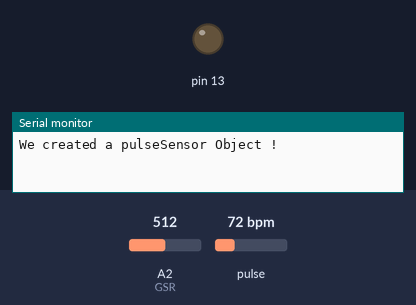
The sketch below on a simulated Arduino Uno, built with avr-gcc and run on an emulated ATmega328P. On the bench: output pins drawn as LEDs (lit = HIGH), the last lines printed to the serial monitor. Dashed ring = blinking. The test bench sets the inputs (shaded band); at power-on: A2 (GSR) = 512, pulse 72 bpm.

Above: at 3.7 s.
3.8 s: A2 (GSR) set to 555
5.3 s: A2 (GSR) set to 572
At 5.4 s:
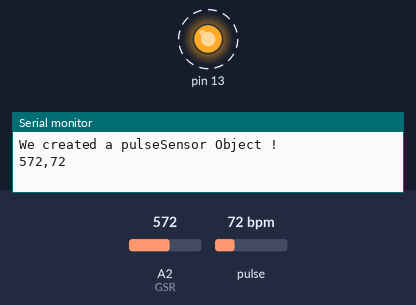
8.3 s: A2 (GSR) set to 540
At 9.3 s:
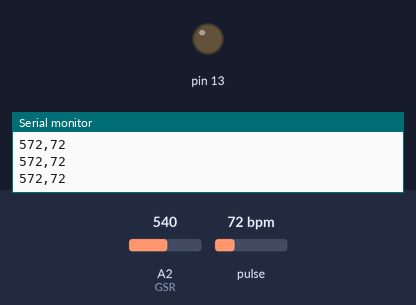
9.8 s: A2 (GSR) set to 716
At 10.5 s:
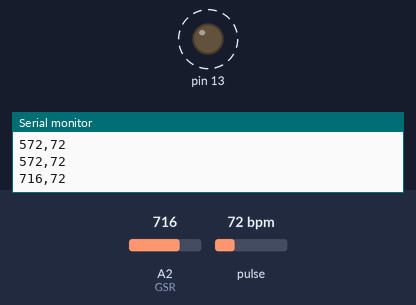
12.8 s: pulse set to 130 bpm
At 13.48 s:
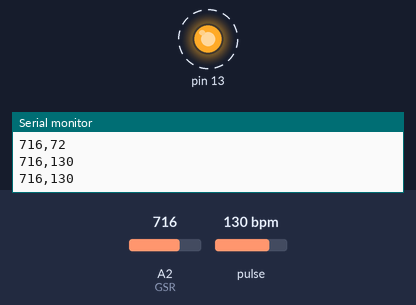
15.8 s: pulse set to 42 bpm
At 16.96 s:
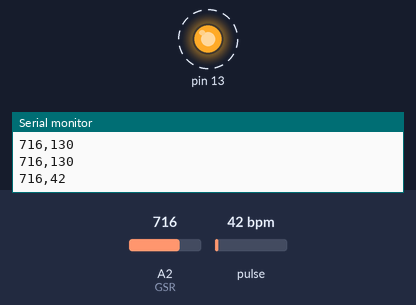
Timing chart, 0 to 19.3 s (numbered marks = the images above; inputs shaded):
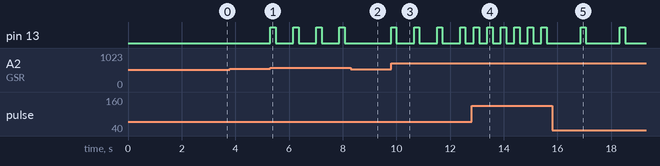

The sketch:

0919real.ino
```cpp
const int GSR = A2;
int threshold = 0;
int sensorValue;

#define USE_ARDUINO_INTERRUPTS true    // Set-up low-level interrupts for most acurate BPM math.
#include <PulseSensorPlayground.h>     // Includes the PulseSensorPlayground Library.

//  Variables
const int PulseWire = 0;       // PulseSensor PURPLE WIRE connected to ANALOG PIN 0
const int LED13 = 13;          // The on-board Arduino LED, close to PIN 13.
int Threshold = 550;           // Determine which Signal to "count as a beat" and which to ignore.
// Use the "Gettting Started Project" to fine-tune Threshold Value beyond default setting.
// Otherwise leave the default "550" value.

PulseSensorPlayground pulseSensor;  // Creates an instance of the PulseSensorPlayground object called "pulseSensor"
int printSpeed = 50; //1000--> 1초 주기. 빠르게-->낮은 값, 느리게-->높은 값
int myBPM;

void setup() {
  long sum = 0;
  Serial.begin(9600);

  for (int i = 0; i < 500; i++)
  {
    sensorValue = analogRead(GSR);
    sum += sensorValue;
    delay(5);
  }
  threshold = sum / 500;

  pulseSensor.analogInput(PulseWire);
  pulseSensor.blinkOnPulse(LED13);       //auto-magically blink Arduino's LED with heartbeat.
  pulseSensor.setThreshold(Threshold);

  // Double-check the "pulseSensor" object was created and "began" seeing a signal.
  if (pulseSensor.begin()) {
    Serial.println("We created a pulseSensor Object !");  //This prints one time at Arduino power-up,  or on Arduino reset.
  }

}

void loop() {
  int temp;
  sensorValue = analogRead(GSR);

  temp = threshold - sensorValue;
  if (abs(temp) > 50)
  {
    myBPM = pulseSensor.getBeatsPerMinute();
    if (pulseSensor.sawStartOfBeat()) {
      Serial.print(sensorValue);
      Serial.print(",");
      Serial.println(myBPM);
    }
    delay(printSpeed);
  }


}
```

Measured:
- the behaviour switches between 562 and 563 on A2 (GSR) (found by bisection; images 0 and 1)
- after the input at 3.8 s, every drawn part: stays the same
- after the input at 5.3 s, pin 13: alternates HIGH for 0.20 s and LOW for 0.66 s, starting at once
- after the input at 8.3 s, pin 13: stops changing and stays LOW
- after the input at 9.8 s, pin 13: alternates HIGH for 0.20 s and LOW for 0.66 s, starting at once
- after the input at 12.8 s, pin 13: alternates HIGH for 0.20 s and LOW for 0.30 s, starting after 0.08 s
- after the input at 15.8 s, pin 13: alternates HIGH for 0.20 s and LOW for 1.3 s, starting after 1.1 s
